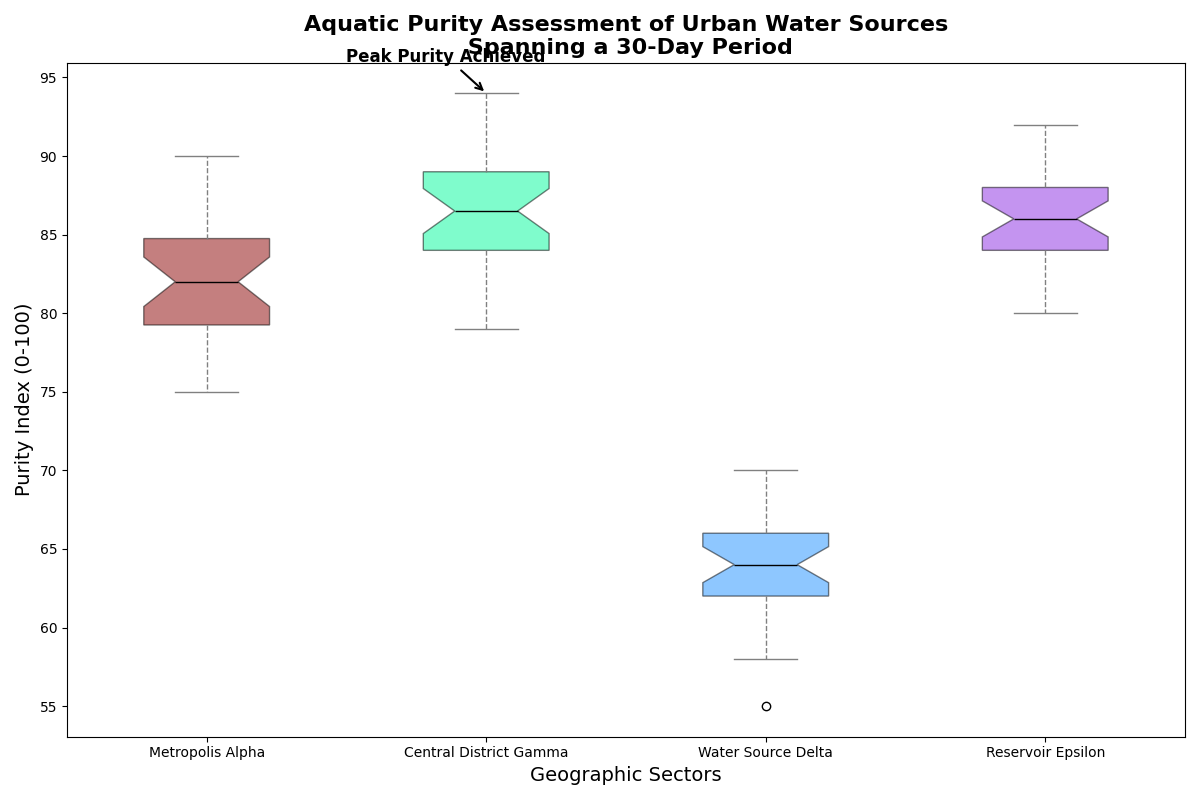

Here is the Python script that generated this plot:
import matplotlib.pyplot as plt

water_quality_data = {
    'Metropolis Alpha': [75, 80, 85, 77, 82, 79, 81, 83, 85, 84, 81, 78, 80, 79, 83, 86, 88, 89, 90, 76, 78, 79, 81, 83, 84, 80, 82, 83, 85, 87],
    'Central District Gamma': [90, 92, 93, 94, 89, 87, 88, 86, 85, 84, 83, 90, 89, 88, 87, 86, 85, 84, 83, 90, 89, 88, 87, 86, 85, 83, 81, 82, 80, 79],
    'Water Source Delta': [55, 58, 60, 62, 64, 59, 61, 63, 65, 67, 66, 68, 63, 62, 61, 64, 63, 65, 66, 68, 67, 69, 70, 65, 61, 62, 63, 64, 65, 66],
    'Reservoir Epsilon': [82, 84, 85, 86, 89, 87, 88, 86, 85, 87, 90, 92, 89, 88, 86, 84, 83, 85, 87, 89, 90, 88, 87, 86, 85, 84, 83, 82, 80, 81]
}

city_names = list(water_quality_data.keys())
quality_values = list(water_quality_data.values())

fig, ax = plt.subplots(figsize=(12, 8))

boxplot = ax.boxplot(quality_values, vert=True, patch_artist=True, notch=True, labels=city_names)

new_colors = ['#8B0000', '#00FA9A', '#1E90FF', '#8A2BE2']
for patch, color in zip(boxplot['boxes'], new_colors):
    patch.set_facecolor(color)
    patch.set_alpha(0.5)

plt.setp(boxplot['whiskers'], color='gray', linestyle='--')
plt.setp(boxplot['caps'], color='gray')
plt.setp(boxplot['medians'], color='black')

ax.set_title("Aquatic Purity Assessment of Urban Water Sources\n Spanning a 30-Day Period", fontsize=16, fontweight='bold')
ax.set_ylabel("Purity Index (0-100)", fontsize=14)
ax.set_xlabel("Geographic Sectors", fontsize=14)

ax.annotate('Peak Purity Achieved', xy=(2, 94), xytext=(1.5, 96),  # Adjusted annotation to account for removed group
            arrowprops=dict(facecolor='black', arrowstyle='->', lw=1.5),
            fontsize=12, fontweight='bold', color='black')

plt.tight_layout()
plt.show()
